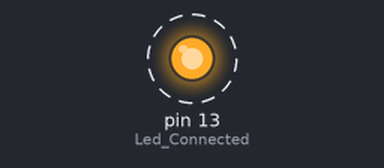
Bench run of a sketch on a simulated Arduino Uno, built with avr-gcc and run on an emulated ATmega328P. Shown: output pins drawn as LEDs (lit = HIGH). Dashed ring = blinking. Pins used as bus, display or sensor lines are not drawn; what the sketch prints to the serial monitor is not drawn.

Above: at 0.15 s.
Timing chart, 0 to 3.0 s (numbered marks = the images above):
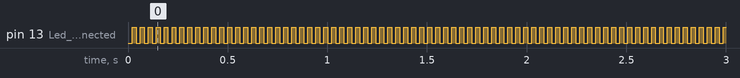

The sketch:

slave_1.ino
```cpp
#define slaveAddress 9

void setup() {
  Serial.begin(9600);
  pinMode(13, OUTPUT);//Led Connected
  pinMode(3, OUTPUT);//DE/RE Controling pin of RS-485
}

void loop() {
  // put your main code here, to run repeatedly:
  char getdata='c';

  digitalWrite(13,LOW);//Led OFF
  digitalWrite(3,LOW);//DE/RE=LOW Receive Enabled

   if(Serial.available()){
    getdata=Serial.read();
    //Serial.print(getdata);
    //delay(100);
    }

   if(getdata='9'){
      digitalWrite(3,HIGH);//DE/RE=HIGH Transmit Enabled
      Serial.print(5);
      //digitalWrite(3,LOW);//DE/RE=LOW Receive Enabled
    }

  delay(20);
  digitalWrite(13,HIGH);//Led ON
  delay(20);
}
```

Measured:
- by itself, pin 13 (Led_Connected): alternates HIGH for 0.02 s and LOW for 0.02 s
